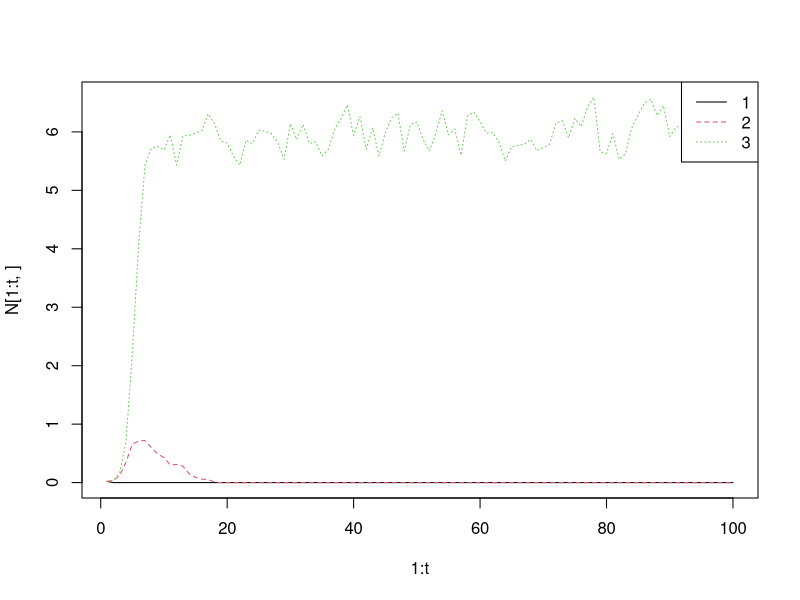

Generate this figure with R:
rm(list = ls())
nls.control(maxiter = 1000, tol = 1e-8, minFactor = (1/10)*(1/1024),
            printEval = FALSE, warnOnly = FALSE)

# Parameters
p <- 0.5  # fraction habitat 1 
K <- 2 # different kinds of sites 
S <- 3 # species diversity 
t <- 100
area <- 100

# habitat 1 interactions
A1 <- matrix( c(1, 0.9,   0.1, 
               0,   1, 0.9, 
               0.9,   0, 1), S, S, byrow = T)

lambda1 <- c(5,1,4)

# habitat 2 interactions 
A2 <- matrix( c(1, 0.9,   0.1, 
                0,   1, 0.9, 
                0.9,   0, 1), S, S, byrow = T)
lambda2 <- c(1,5,4)

BH <- function( x , pars ){ 
  with(pars, {
    (x*(lambda/( 1 + A %*% x)))*area
  })
}

pars1 <- list( lambda = lambda1, A = A1, area = area)
pars2 <- list( lambda = lambda2, A = A2, area = area)

N2 <- N1 <- matrix( rep(NA, t*S) , t, S)
N1[1, ] <- c(0.01, 0.01, 0.01)
N2 <- N1 
N <- N1 + N2 



for( i in 1:(t-1)) { 
  
  temp1 <- rpois( 3, BH(N1[i, ], pars1) )/area
  temp2 <- rpois( 3, BH(N2[i, ], pars2) )/area
  N[i + 1, ] <- temp1 + temp2 
  N1[i + 1, ] <- p*N[i + 1, ]
  N2[i + 1, ] <- (1-p)*N[i + 1, ]
}

matplot(1:t,  N[1:t, ], type = 'l')
legend('topright', legend = c(1,2,3), lty = c(1,2,3), col = c(1,2,3))


x <- N[-t, ]
y <- N[-1, ]/x

pop_dat <- data.frame( x = N[-t,], y = x/(N[-1, ]))

model1 <- function(x.1, x.2, x.3, parms ){
  # Hassel Model 
  with(parms, { 
    t1 <- (x.1*alpha[1]) 
    t2 <- (x.2*alpha[2])
    t3 <- (x.3*alpha[3])
    
    (1/lambda)*(1 + t1 + t2 + t3 )
  })
}

model2 <- function(x.1, x.2, x.3, parms ){
  # Hassel Model 
  with(parms, { 
    t1 <- (x.1*alpha[1]) 
    t2 <- (x.2*alpha[2])
    t3 <- (x.3*alpha[3])
    
    h12 <- (x.1*x.2*beta[1])
    h13 <- (x.1*x.3*beta[2])
    h23 <- (x.2*x.3*beta[3])

    (1/lambda)*(1 + t1 + t2 + t3 + h12 + h13 + h23 )
  })
}

lowers <- as.matrix( expand.grid(0, c(0, -1), c(0,-1), c(0,-1)))
m1 <- list() 
for( i in 1:nrow(lowers)){ 
  
  m1[[i]] <- 
    try( 
      nls( 
        log(y.1) ~ log(model1( x.1, x.2, x.3, parms = list( lambda = lambda, alpha = alpha))), 
        data = pop_dat, 
        start = list( lambda = 1, alpha = c(1, 1, 1)), 
        lower = lowers[i, ], 
        upper = c(10, 5, 5, 5), 
        algorithm = 'port' 
        ), 
      silent = T)
}  

m1 <- m1[ ! lapply(m1, class) == 'try-error']
m1.top <- m1[ which.min( unlist( lapply( m1, function(x) x$m$deviance()) )) ] 
lowers <- expand.grid( 0, c(0, -1), c(0,-1),c(0,-1), c(0,-0.5), c(0,-0.5), c(0,-0.5))
lowers
m2 <- list() 
for( i in 1:nrow(lowers)){ 
  
  m2[[i]] <- 
    try( 
      nls( 
        log(y.1) ~ log(model2( x.1, x.2, x.3, parms = list( lambda = lambda, alpha = alpha, beta = beta))), 
        data = pop_dat, 
        start = list( lambda = 1, alpha = c(1, 1, 1), beta = c(0,0,0)), 
        lower = lowers[i, ], 
        upper = c(10, 5, 5, 5, 1, 1, 1), 
        algorithm = 'port' 
      ), 
      silent = T)
}  


m2 <- m2[ ! lapply(m2, class) == 'try-error']
m2.top <- m2[ which.min( unlist( lapply( m2, function(x) x$m$deviance()) )) ] 

m1.top
m2.top
